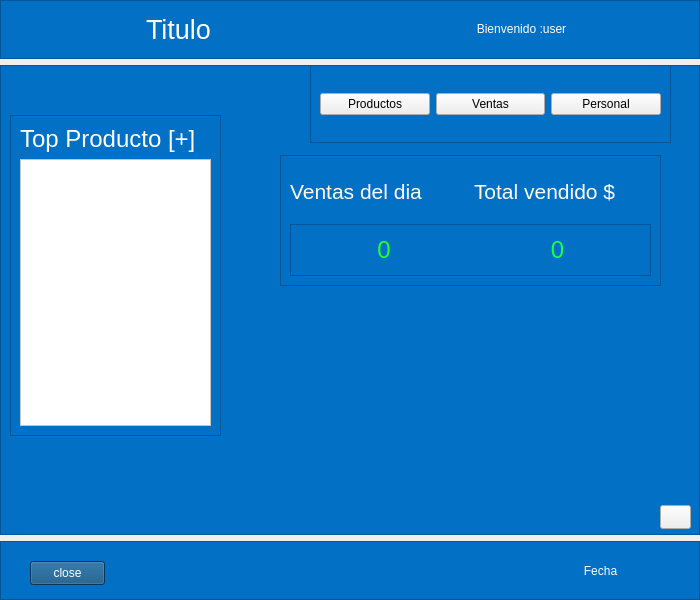
<?xml version="1.0" encoding="UTF-8"?>
<ui version="4.0">
 <class>Form_main</class>
 <widget class="QWidget" name="Form_main">
  <property name="geometry">
   <rect>
    <x>0</x>
    <y>0</y>
    <width>700</width>
    <height>600</height>
   </rect>
  </property>
  <property name="minimumSize">
   <size>
    <width>700</width>
    <height>600</height>
   </size>
  </property>
  <property name="maximumSize">
   <size>
    <width>700</width>
    <height>600</height>
   </size>
  </property>
  <property name="sizeIncrement">
   <size>
    <width>700</width>
    <height>600</height>
   </size>
  </property>
  <property name="baseSize">
   <size>
    <width>700</width>
    <height>600</height>
   </size>
  </property>
  <property name="windowTitle">
   <string>Admin</string>
  </property>
  <layout class="QGridLayout" name="gridLayout" rowstretch="1,8,1" rowminimumheight="1,8,1">
   <property name="leftMargin">
    <number>0</number>
   </property>
   <property name="topMargin">
    <number>0</number>
   </property>
   <property name="rightMargin">
    <number>0</number>
   </property>
   <property name="bottomMargin">
    <number>0</number>
   </property>
   <item row="0" column="0">
    <widget class="QFrame" name="frame_tittle">
     <property name="styleSheet">
      <string notr="true">background-color: rgb(1, 112, 197);
color:white;</string>
     </property>
     <property name="frameShape">
      <enum>QFrame::StyledPanel</enum>
     </property>
     <property name="frameShadow">
      <enum>QFrame::Raised</enum>
     </property>
     <layout class="QGridLayout" name="gridLayout_2">
      <item row="0" column="0">
       <widget class="QLabel" name="label_titulo">
        <property name="text">
         <string>&lt;html&gt;&lt;head/&gt;&lt;body&gt;&lt;p align=&quot;center&quot;&gt;&lt;span style=&quot; font-size:20pt;&quot;&gt;Titulo&lt;/span&gt;&lt;/p&gt;&lt;/body&gt;&lt;/html&gt;</string>
        </property>
       </widget>
      </item>
      <item row="0" column="1">
       <widget class="QLabel" name="label_user">
        <property name="text">
         <string>&lt;html&gt;&lt;head/&gt;&lt;body&gt;&lt;p align=&quot;center&quot;&gt;Bienvenido :user&lt;/p&gt;&lt;/body&gt;&lt;/html&gt;</string>
        </property>
       </widget>
      </item>
     </layout>
    </widget>
   </item>
   <item row="1" column="0">
    <widget class="QFrame" name="frame_body">
     <property name="styleSheet">
      <string notr="true">QFrame{
background-color: rgb(1, 112, 197);
color:white;
}
QTableWidget{
	
	background-color: rgb(255, 255, 255);
}
</string>
     </property>
     <property name="frameShape">
      <enum>QFrame::StyledPanel</enum>
     </property>
     <property name="frameShadow">
      <enum>QFrame::Raised</enum>
     </property>
     <widget class="QFrame" name="frame_botones_opc">
      <property name="geometry">
       <rect>
        <x>310</x>
        <y>0</y>
        <width>361</width>
        <height>78</height>
       </rect>
      </property>
      <property name="frameShape">
       <enum>QFrame::StyledPanel</enum>
      </property>
      <property name="frameShadow">
       <enum>QFrame::Raised</enum>
      </property>
      <layout class="QHBoxLayout" name="horizontalLayout">
       <item>
        <widget class="QPushButton" name="btn_productos">
         <property name="cursor">
          <cursorShape>PointingHandCursor</cursorShape>
         </property>
         <property name="text">
          <string>Productos</string>
         </property>
         <property name="icon">
          <iconset>
           <normaloff>../assets/settings_generic/producto.svg</normaloff>../assets/settings_generic/producto.svg</iconset>
         </property>
        </widget>
       </item>
       <item>
        <widget class="QPushButton" name="btn_ventas">
         <property name="cursor">
          <cursorShape>PointingHandCursor</cursorShape>
         </property>
         <property name="text">
          <string>Ventas</string>
         </property>
         <property name="icon">
          <iconset>
           <normaloff>../assets/settings_generic/ventas.svg</normaloff>../assets/settings_generic/ventas.svg</iconset>
         </property>
        </widget>
       </item>
       <item>
        <widget class="QPushButton" name="btn_personal">
         <property name="cursor">
          <cursorShape>PointingHandCursor</cursorShape>
         </property>
         <property name="text">
          <string>Personal</string>
         </property>
         <property name="icon">
          <iconset>
           <normaloff>../assets/settings_generic/user.svg</normaloff>../assets/settings_generic/user.svg</iconset>
         </property>
        </widget>
       </item>
      </layout>
     </widget>
     <widget class="QFrame" name="frame_3">
      <property name="geometry">
       <rect>
        <x>10</x>
        <y>50</y>
        <width>211</width>
        <height>321</height>
       </rect>
      </property>
      <property name="frameShape">
       <enum>QFrame::StyledPanel</enum>
      </property>
      <property name="frameShadow">
       <enum>QFrame::Raised</enum>
      </property>
      <layout class="QGridLayout" name="gridLayout_3">
       <item row="0" column="0">
        <widget class="QLabel" name="label_2">
         <property name="text">
          <string>&lt;html&gt;&lt;head/&gt;&lt;body&gt;&lt;p&gt;&lt;span style=&quot; font-size:18pt;&quot;&gt;Top Producto [+]&lt;/span&gt;&lt;/p&gt;&lt;/body&gt;&lt;/html&gt;</string>
         </property>
        </widget>
       </item>
       <item row="1" column="0">
        <widget class="QTableWidget" name="tableWidget_top10"/>
       </item>
      </layout>
     </widget>
     <widget class="QFrame" name="frame_estadistica">
      <property name="geometry">
       <rect>
        <x>280</x>
        <y>90</y>
        <width>381</width>
        <height>131</height>
       </rect>
      </property>
      <property name="styleSheet">
       <string notr="true"/>
      </property>
      <property name="frameShape">
       <enum>QFrame::StyledPanel</enum>
      </property>
      <property name="frameShadow">
       <enum>QFrame::Raised</enum>
      </property>
      <layout class="QGridLayout" name="gridLayout_5">
       <item row="0" column="0">
        <widget class="QLabel" name="label_5">
         <property name="text">
          <string>&lt;html&gt;&lt;head/&gt;&lt;body&gt;&lt;p&gt;&lt;span style=&quot; font-size:16pt;&quot;&gt;Ventas del dia&lt;/span&gt;&lt;/p&gt;&lt;/body&gt;&lt;/html&gt;</string>
         </property>
        </widget>
       </item>
       <item row="0" column="1">
        <widget class="QLabel" name="label_6">
         <property name="text">
          <string>&lt;html&gt;&lt;head/&gt;&lt;body&gt;&lt;p&gt;&lt;span style=&quot; font-size:16pt;&quot;&gt;Total vendido $&lt;/span&gt;&lt;/p&gt;&lt;/body&gt;&lt;/html&gt;</string>
         </property>
        </widget>
       </item>
       <item row="1" column="0" colspan="2">
        <widget class="QFrame" name="frame_num_sta">
         <property name="frameShape">
          <enum>QFrame::StyledPanel</enum>
         </property>
         <property name="frameShadow">
          <enum>QFrame::Raised</enum>
         </property>
         <layout class="QHBoxLayout" name="horizontalLayout_2">
          <item>
           <widget class="QLabel" name="label_venta_dia">
            <property name="text">
             <string>&lt;html&gt;&lt;head/&gt;&lt;body&gt;&lt;p align=&quot;center&quot;&gt;&lt;span style=&quot; font-size:18pt; color:#20ff33;&quot;&gt;0&lt;/span&gt;&lt;/p&gt;&lt;/body&gt;&lt;/html&gt;</string>
            </property>
           </widget>
          </item>
          <item>
           <widget class="QLabel" name="label_total_venta">
            <property name="styleSheet">
             <string notr="true"/>
            </property>
            <property name="text">
             <string>&lt;html&gt;&lt;head/&gt;&lt;body&gt;&lt;p align=&quot;center&quot;&gt;&lt;span style=&quot; font-size:18pt; color:#14ff4b;&quot;&gt;0&lt;/span&gt;&lt;/p&gt;&lt;/body&gt;&lt;/html&gt;</string>
            </property>
           </widget>
          </item>
         </layout>
        </widget>
       </item>
      </layout>
     </widget>
     <widget class="QPushButton" name="btn_refrescar">
      <property name="geometry">
       <rect>
        <x>660</x>
        <y>440</y>
        <width>31</width>
        <height>24</height>
       </rect>
      </property>
      <property name="text">
       <string/>
      </property>
      <property name="icon">
       <iconset>
        <normaloff>../assets/settings_generic/refresh-cw.svg</normaloff>../assets/settings_generic/refresh-cw.svg</iconset>
      </property>
     </widget>
    </widget>
   </item>
   <item row="2" column="0">
    <widget class="QFrame" name="frame_footer">
     <property name="styleSheet">
      <string notr="true">background-color: rgb(1, 112, 197);
color:white;</string>
     </property>
     <property name="frameShape">
      <enum>QFrame::StyledPanel</enum>
     </property>
     <property name="frameShadow">
      <enum>QFrame::Raised</enum>
     </property>
     <widget class="QLabel" name="label_fecha">
      <property name="geometry">
       <rect>
        <x>540</x>
        <y>20</y>
        <width>121</width>
        <height>21</height>
       </rect>
      </property>
      <property name="text">
       <string>&lt;html&gt;&lt;head/&gt;&lt;body&gt;&lt;p align=&quot;center&quot;&gt;Fecha&lt;/p&gt;&lt;/body&gt;&lt;/html&gt;</string>
      </property>
     </widget>
     <widget class="QPushButton" name="btn_close">
      <property name="geometry">
       <rect>
        <x>30</x>
        <y>20</y>
        <width>75</width>
        <height>24</height>
       </rect>
      </property>
      <property name="cursor">
       <cursorShape>PointingHandCursor</cursorShape>
      </property>
      <property name="styleSheet">
       <string notr="true">background-color: rgb(8, 74, 124);</string>
      </property>
      <property name="text">
       <string>close</string>
      </property>
      <property name="icon">
       <iconset>
        <normaloff>../assets/settings_generic/close_secion.svg</normaloff>../assets/settings_generic/close_secion.svg</iconset>
      </property>
     </widget>
    </widget>
   </item>
  </layout>
 </widget>
 <resources/>
 <connections/>
</ui>
